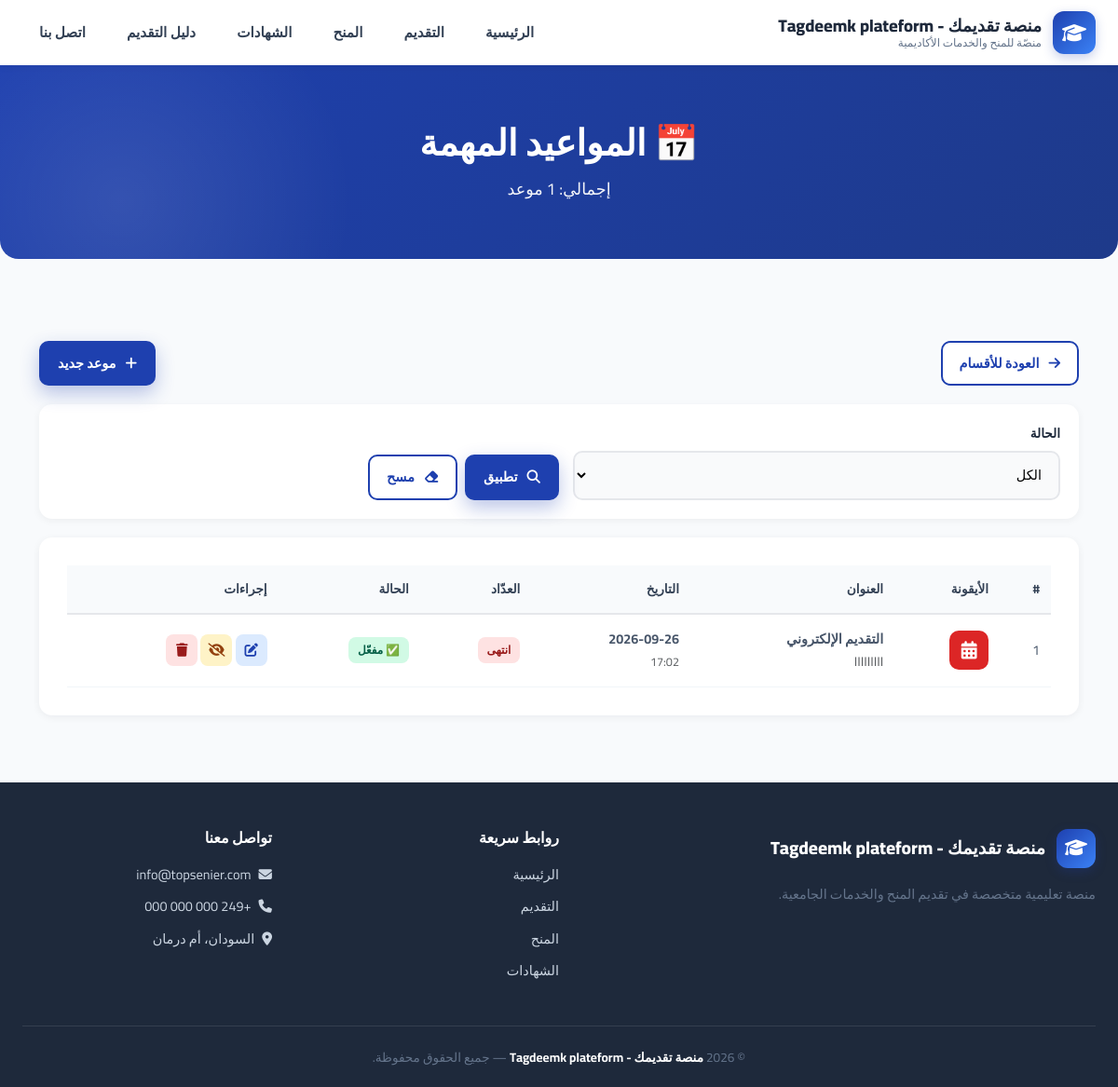
The app's page /panel/guide/dates/ (signed in) with its own data.
### apps/config_app/models.py (models this page shows, shortened)
class SiteSettings(models.Model):
    site_name = models.CharField(
        max_length=100,
        default='توب سينير',
        verbose_name='اسم الموقع'
    )
    site_tagline = models.CharField(
        max_length=200,
        default='منصّتي للمنح والخدمات الأكاديمية',
        verbose_name='الشعار الفرعي'
    )
    hero_badge = models.CharField(
        max_length=200,
        default='🎓 منصة سودانية متكاملة للتعليم الجامعي',
        verbose_name='شعار Hero'
    )
    hero_title = models.CharField(
        max_length=300,
        default='بوابتك إلى الجامعات والمنح والتوثيق',
        verbose_name='عنوان Hero'
    )
    hero_description = models.TextField(
        default='نقدّم لك تجربة تعليمية متكاملة تجمع بين التقديم الإلكتروني، والمنح، وترتيب الرغبات، وتوثيق الشهادات.',
        verbose_name='وصف Hero'
    )
    hero_background = models.ImageField(
        upload_to='hero/%Y/%m/',
        blank=True,
        null=True,
        verbose_name='خلفية Hero',
        help_text='المقاس المثالي: 1920×1080 بكسل - حجم أقل من 1 ميجا'
    )
    hero_overlay_opacity = models.FloatField(
        default=0.6,
        verbose_name='شفافية الطبقة الداكنة',
        help_text='من 0 (بدون طبقة) إلى 1 (طبقة معتمة تماماً)'
    )
    hero_btn1_text = models.CharField(
        max_length=50,
        default='رتّب رغباتك',
        verbose_name='نص الزر الأول',
        blank=True,
    )
    hero_btn1_icon = models.CharField(
        max_length=50,
        default='fa-list-ol',
        verbose_name='أيقونة الزر الأول',
        blank=True,
        help_text='مثال: fa-list-ol',
    )
    hero_btn2_text = models.CharField(
        max_length=50,
        default='قدّم الآن',
        verbose_name='نص الزر الثاني',
        blank=True,
    )
    hero_btn2_icon = models.CharField(
        max_length=50,
        default='fa-paper-plane',
        verbose_name='أيقونة الزر الثاني',
        blank=True,
    )
    contact_phone = models.CharField(
        max_length=50,
        default='+249 000 000 000',
        verbose_name='رقم الهاتف'
    )
    contact_email = models.EmailField(
        default='info@topsenier.com',
        verbose_name='البريد الإلكتروني'
    )
    contact_address = models.CharField(
        max_length=200,
        default='السودان، أم درمان',
        verbose_name='العنوان'
    )
    whatsapp_number = models.CharField(
        max_length=50,
        default='+249000000000',
        verbose_name='رقم الواتساب'
    )
    facebook_url = models.URLField(
        blank=True,
        null=True,
        verbose_name='رابط فيسبوك'
    )
    linkedin_url = models.URLField(
        blank=True,
        null=True,
        verbose_name='رابط لينكدإن'
    )
    about_us = models.TextField(
        default='منصة سودانية متكاملة تهدف إلى تسهيل رحلة الطالب الأكاديمية من التقديم للجامعات حتى استخراج الشهادات.',
        verbose_name='من نحن',
    )
    facebook_page = models.URLField(
        blank=True, null=True,
        verbose_name='صفحة فيسبوك',
    )
    facebook_group = models.URLField(
        blank=True, null=True,
        verbose_name='مجموعة فيسبوك',
    )
    telegram_channel = models.URLField(
        blank=True, null=True,
        verbose_name='قناة تيليجرام',
    )
    telegram_group = models.URLField(
        blank=True, null=True,
        verbose_name='مجموعة تيليجرام',
    )
    instagram_url = models.URLField(
        blank=True, null=True,
        verbose_name='إنستغرام',
    )
    youtube_url = models.URLField(
        blank=True, null=True,
        verbose_name='يوتيوب',
    )
    tiktok_url = models.URLField(
        blank=True, null=True,
        verbose_name='تيك توك',
    )
    twitter_url = models.URLField(
        blank=True, null=True,
        verbose_name='X (تويتر)',
    )
    developer_name = models.CharField(
        max_length=100,
        default='',
        blank=True,
        verbose_name='اسم المطور',
    )
    developer_description = models.TextField(
        default='',
        blank=True,
        verbose_name='وصف المطور',
    )
    developer_email = models.EmailField(
        default='',
        blank=True,
        verbose_name='بريد المطور',
    )
    developer_whatsapp = models.CharField(
        max_length=50,
        default='',
        blank=True,
        verbose_name='واتساب المطور',
    )
    developer_github = models.URLField(
        default='',
        blank=True,
        verbose_name='GitHub المطور',
    )
    developer_website = models.URLField(
        default='',
        blank=True,
        verbose_name='موقع المطور',
    )
    is_active = models.BooleanField(
        default=True,
        verbose_name='نشط'
    )
    updated_at = models.DateTimeField(
        auto_now=True,
        verbose_name='آخر تحديث'
    )
    class Meta:
        verbose_name = 'إعدادات الموقع'
        verbose_name_plural = 'إعدادات الموقع'
    @classmethod
    def get_settings(cls):
        settings, created = cls.objects.get_or_create(pk=1)
        return settings

### apps/guide/models.py (models this page shows, shortened)
class ImportantDate(models.Model):
    title = models.CharField(
        max_length=200,
        verbose_name='العنوان',
        help_text='مثال: بدء التقديم الإلكتروني'
    )
    description = models.CharField(
        max_length=300,
        blank=True,
        verbose_name='وصف مختصر',
    )
    date = models.DateTimeField(
        verbose_name='التاريخ والوقت',
    )
    icon = models.CharField(
        max_length=50,
        default='fa-calendar-alt',
        blank=True,
        verbose_name='الأيقونة',
    )
    color = models.CharField(
        max_length=20,
        default='#dc2626',
        verbose_name='اللون',
    )
    show_countdown = models.BooleanField(
        default=True,
        verbose_name='إظهار عداد تنازلي',
    )
    order = models.IntegerField(
        default=0,
        verbose_name='الترتيب',
    )
    is_active = models.BooleanField(
        default=True,
        verbose_name='مفعّل',
    )
    class Meta:
        verbose_name = 'موعد مهم'
        verbose_name_plural = 'المواعيد المهمة'
        ordering = ['date', 'order']
    @property
    def is_past(self):
        return timezone.now() > self.date

### apps/panel/views.py (the view)
# urls.py: path('guide/dates/', views.guide_dates, name='guide_dates'),
@section_access_required('guide')
def guide_dates(request):
    from apps.panel.utils import filter_important_dates
    queryset = filter_important_dates(request)
    context = {
        'dates': queryset,
        'total': queryset.count(),
        'status_filter': request.GET.get('status', ''),
        'page_title': 'المواعيد المهمة',
    }
    return render(request, 'panel/guide_dates.html', context)

### templates/panel/guide_dates.html (shortened to what this page needs)
{% extends 'base.html' %}
{% load static %}
{% block content %}
<link rel="stylesheet" href="{% static 'css/style.css' %}">
<link rel="stylesheet" href="{% static 'css/panel.css' %}">
<div class="page-hero">
    <h1>📅 المواعيد المهمة</h1>
    <p>إجمالي: {{ total }} موعد</p>
</div>
<div class="container py-5">
    <div class="panel-toolbar">
        <a href="{% url 'panel:guide_sections' %}" class="btn-outline btn-sm">
            <i class="fa-solid fa-arrow-right"></i> العودة للأقسام
        </a>
        <button class="btn-primary btn-sm" onclick="openAddModal()">
            <i class="fa-solid fa-plus"></i> موعد جديد
        </button>
    </div>
    <div class="filter-card">
        <form method="get">
            <div class="filter-row" style="grid-template-columns: 1fr 1fr auto;">
                <div class="filter-item">
                    <label>الحالة</label>
                    <select name="status">
                        <option value="">الكل</option>
                    </select>
                </div>
                <div class="filter-actions">
                    <button type="submit" class="btn-primary btn-sm">
                        <i class="fa-solid fa-search"></i> تطبيق
                    </button>
                    <a href="{% url 'panel:guide_dates' %}" class="btn-outline btn-sm">
                        <i class="fa-solid fa-eraser"></i> مسح
                    </a>
                </div>
            </div>
        </form>
    </div>
    <div class="info-card">
        {% if dates %}
        <div class="table-responsive">
            <table class="data-table">
                <thead>
                    <tr>
                        <th>#</th>
                        <th>الأيقونة</th>
                        <th>العنوان</th>
                        <th>التاريخ</th>
                        <th>العدّاد</th>
                        <th>الحالة</th>
                        <th>إجراءات</th>
                    </tr>
                </thead>
                <tbody>
                    {% for date in dates %}
                    <tr id="row-{{ date.pk }}">
                        <td>{{ forloop.counter }}</td>
                        <td>
                            <div style="width:42px; height:42px; border-radius:10px; background:{{ date.color }}; color:white; display:flex; align-items:center; justify-content:center; font-size:1.2rem;">
                                <i class="fa-solid {{ date.icon }}"></i>
                            </div>
                        </td>
                        <td>
                            <strong>{{ date.title }}</strong>
                            {% if date.description %}
                                <br>
                                <small class="text-muted">{{ date.description|truncatechars:50 }}</small>
                            {% endif %}
                        </td>
                        <td>
                            <strong>{{ date.date|date:"Y-m-d" }}</strong>
                            <br>
                            <small class="text-muted">{{ date.date|date:"H:i" }}</small>
                        </td>
                        <td>
                            {% if date.show_countdown %}
                                {% if date.is_past %}
                                    <span class="status-badge status-rejected">انتهى</span>
                                {% elif date.is_today %}
                                    <span class="status-badge status-pending">🔔 اليوم!</span>
                                {% else %}
                                    <span class="status-badge status-reviewed">
                                        {{ date.days_remaining }} يوم
                                    </span>
                                {% endif %}
                            {% else %}
                                <span class="text-muted">—</span>
                            {% endif %}
                        </td>
                        <td>
                            <span class="status-badge {% if date.is_active %}status-accepted{% else %}status-rejected{% endif %}">
                                {% if date.is_active %}✅ مفعّل{% else %}⏸️ معطّل{% endif %}
                            </span>
                        </td>
                        <td>
                            <button class="action-btn" onclick="editDate({{ date.pk }})"
                                    title="تعديل" style="background:#dbeafe; color:#1e40af;">
                                <i class="fa-solid fa-edit"></i>
                            </button>
                            <button class="action-btn" onclick="toggleDate({{ date.pk }})"
                                    title="تفعيل/تعطيل" style="background:#fef3c7; color:#92400e;">
                                <i class="fa-solid fa-{% if date.is_active %}eye-slash{% else %}eye{% endif %}"></i>
                            </button>
                            <button class="action-btn" onclick="deleteDate({{ date.pk }}, '{{ date.title|escapejs }}')"
                                    title="حذف" style="background:#fee2e2; color:#991b1b;">
                                <i class="fa-solid fa-trash"></i>
                            </button>
                        </td>
                    </tr>
                    {% endfor %}
                </tbody>
            </table>
        </div>
        {% else %}
        <div class="empty-state">
            <i class="fa-solid fa-calendar"></i>
            <h3>لا توجد مواعيد</h3>
            <p>ابدأ بإضافة موعد مهم</p>
        </div>
        {% endif %}
    </div>
</div>
{% endblock %}

### templates/partials/header.html (shortened to what this page needs)
<header class="header">
    <div class="header-container">
        <div class="logo" onclick="window.location.href='{% url 'home:index' %}'">
            <div class="logo-icon"><i class="fa-solid fa-graduation-cap"></i></div>
            <div class="logo-text">
                <span class="brand">{{ SITE_NAME }}</span>
                <span class="tagline">{{ SITE_TAGLINE }}</span>
            </div>
        </div>
        <nav class="nav-menu" id="navMenu">
            <a class="nav-link {% if request.resolver_match.app_name == 'home' %}active{% endif %}"
               href="{% url 'home:index' %}">الرئيسية</a>
            <a class="nav-link {% if request.resolver_match.app_name == 'admission' %}active{% endif %}"
               href="{% url 'admission:index' %}">التقديم</a>
            <a class="nav-link {% if request.resolver_match.app_name == 'scholarships' %}active{% endif %}"
               href="{% url 'scholarships:index' %}">المنح</a>
            <a class="nav-link {% if request.resolver_match.app_name == 'certificates' %}active{% endif %}"
               href="{% url 'certificates:index' %}">الشهادات</a>
            <a class="nav-link {% if request.resolver_match.app_name == 'guide' %}active{% endif %}"
               href="{% url 'guide:index' %}">دليل التقديم</a>
            <a class="nav-link {% if request.resolver_match.app_name == 'contact' %}active{% endif %}"
               href="{% url 'contact:index' %}">اتصل بنا</a>
        </nav>
    </div>
</header>

### templates/partials/footer.html
<footer class="footer">
    <div class="footer-grid">
        <div class="footer-about">
            <div class="footer-brand">
                <div class="logo-icon"><i class="fa-solid fa-graduation-cap"></i></div>
                <span class="brand">{{ SITE_NAME }}</span>
            </div>
            <p>منصة تعليمية متخصصة في تقديم المنح والخدمات الجامعية.</p>
        </div>
        <div class="footer-col">
            <h4>روابط سريعة</h4>
            <ul>
                <li><a href="{% url 'home:index' %}">الرئيسية</a></li>
                <li><a href="{% url 'admission:index' %}">التقديم</a></li>
                <li><a href="{% url 'scholarships:index' %}">المنح</a></li>
                <li><a href="{% url 'certificates:index' %}">الشهادات</a></li>
            </ul>
        </div>
        <div class="footer-col">
            <h4>تواصل معنا</h4>
            <ul>
                <li><a><i class="fa-solid fa-envelope"></i> {{ SITE_EMAIL }}</a></li>
                <li><a><i class="fa-solid fa-phone"></i> {{ SITE_PHONE }}</a></li>
                <li><a><i class="fa-solid fa-location-dot"></i> {{ SITE_ADDRESS }}</a></li>
            </ul>
        </div>
    </div>
    <div class="footer-bottom">
        © 2026 <strong>{{ SITE_NAME }}</strong> — جميع الحقوق محفوظة.
    </div>
</footer>

### records on screen
SiteSettings: site_name "منصة تقديمك - Tagdeemk plateform", site_tagline "منصّة للمنح والخدمات الأكاديمية", contact_email "info@topsenier.com", contact_phone "+249 000 000 000", contact_address "السودان، أم درمان"
ImportantDate: title "التقديم الإلكتروني", description "ااااااااا", date "2026-09-26", date "17:02", show_countdown "انتهى", is_active "✅ مفعّل"
